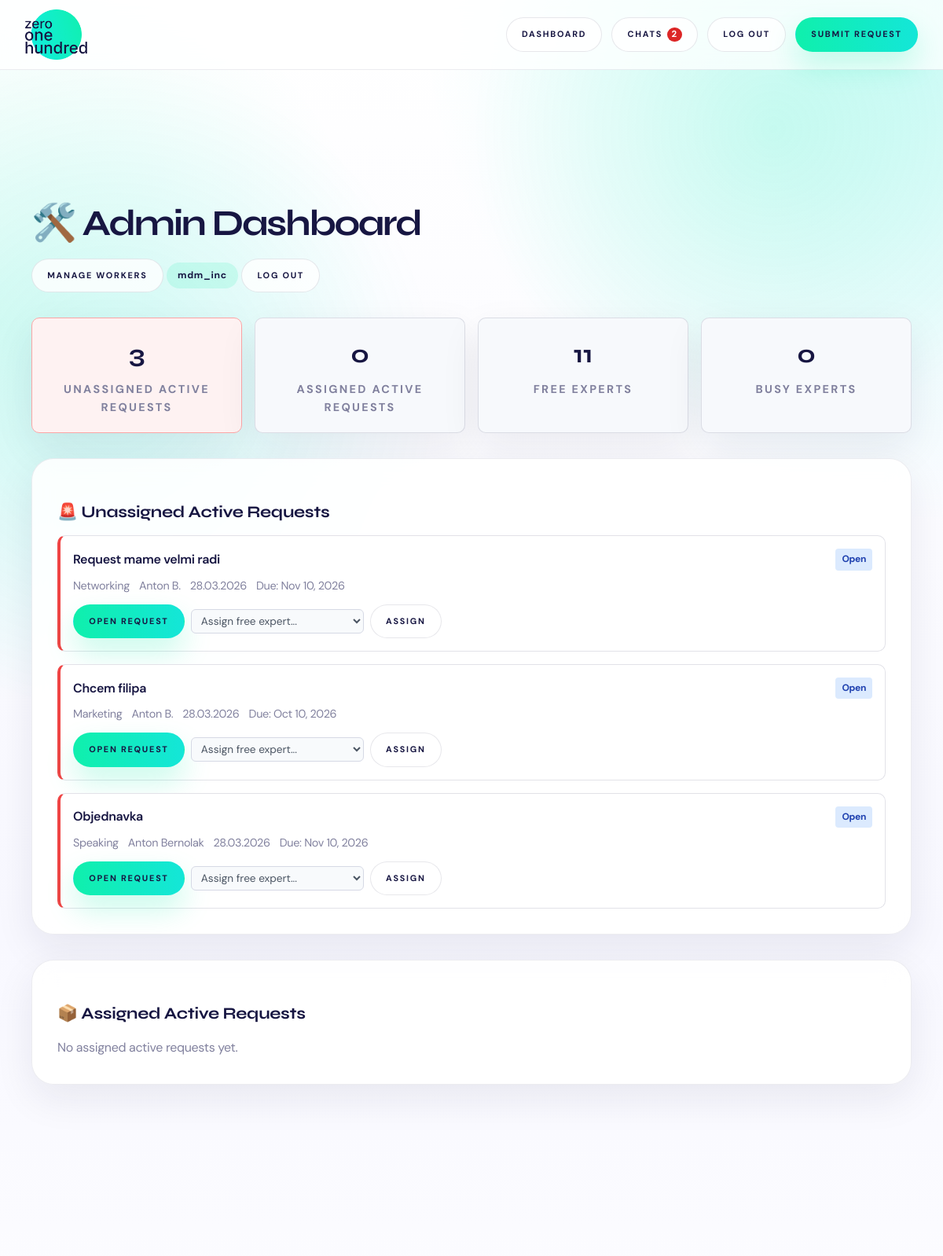
Before: /dashboard/ (signed in, upper part) with the older database file.
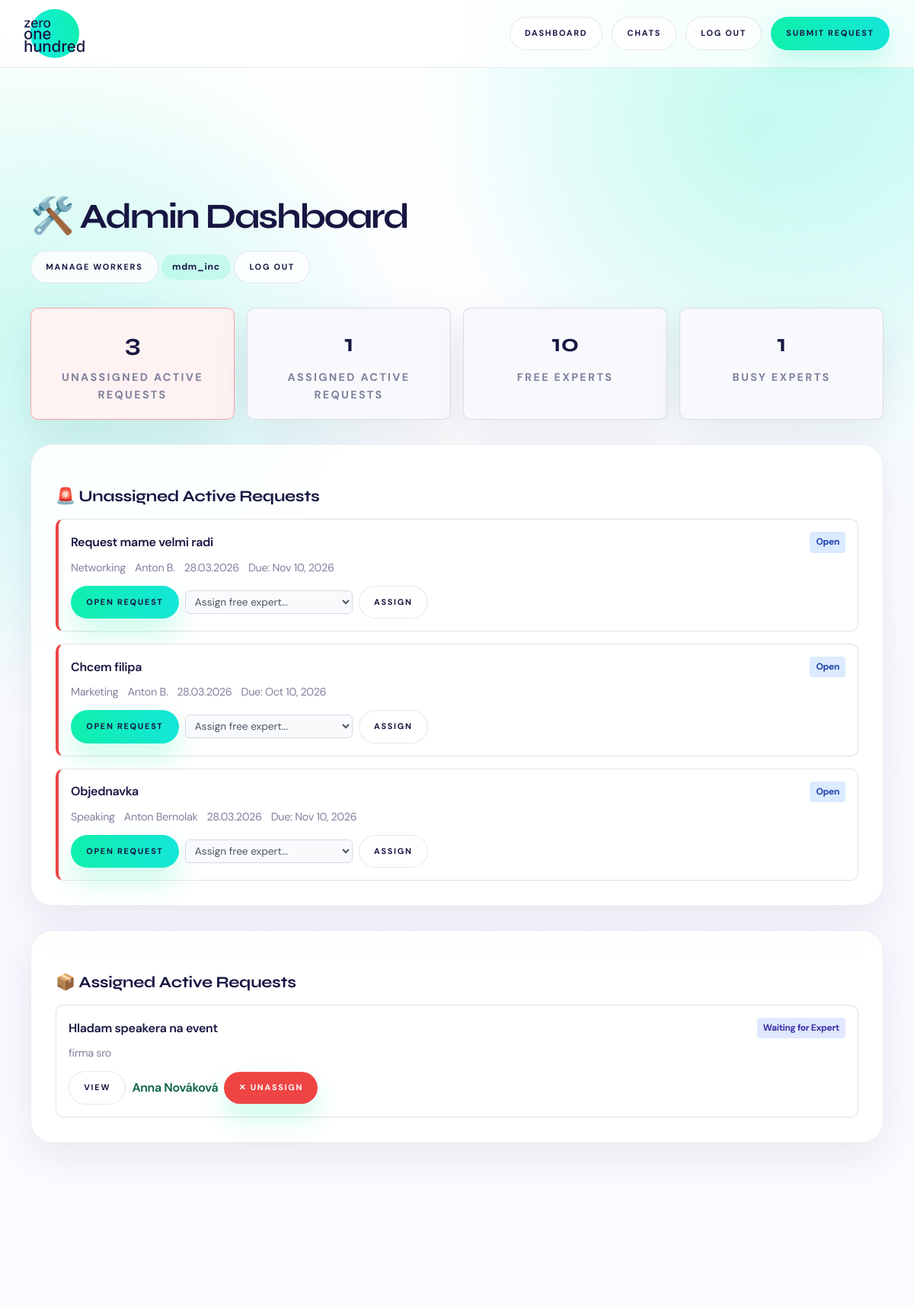
After: the same page with the newer database file.
### server/models.py (models this page shows, shortened)
class Request(models.Model):
    STATUS_CHOICES = [
        ('open', 'Open'),
        ('in_review', 'In Review'),
        ('waiting_expert', 'Waiting for Expert'),
        ('in_progress', 'In Progress'),
        ('resolved', 'Resolved'),
        ('rejected', 'Rejected'),
    ]
    PRIORITY_CHOICES = [
        ('low', 'Low'),
        ('medium', 'Medium'),
        ('high', 'High'),
        ('critical', 'Critical'),
    ]
    REQUESTER_TYPE_CHOICES = [
        ('corporate', 'Corporate'),
        ('startup', 'Startup'),
        ('investor', 'Investor'),
        ('service_provider', 'Service Provider'),
        ('community_member', 'Community Member'),
    ]
    EXPERIENCE_LEVEL_CHOICES = [
        ('junior', 'Junior'),
        ('mid', 'Mid'),
        ('senior', 'Senior'),
        ('lead', 'Lead'),
    ]
    title = models.CharField(max_length=200)
    description = models.TextField()
    is_corporate = models.BooleanField(default=False)
    company_name = models.CharField(max_length=255, blank=True)
    company_email = models.EmailField(blank=True)
    due_date = models.DateField(null=True, blank=True)
    target_skills = models.ManyToManyField(Skill, blank=True, related_name='target_requests')
    required_languages = models.ManyToManyField(Language, blank=True, related_name='required_by_requests')
    target_experience = models.CharField(max_length=20, choices=EXPERIENCE_LEVEL_CHOICES, blank=True)
    requester_name = models.CharField(max_length=200)
    requester_email = models.EmailField()
    requester_phone = models.CharField(max_length=20, blank=True)
    requester_type = models.CharField(
        max_length=20,
        choices=REQUESTER_TYPE_CHOICES,
        default='community_member'
    )
    category = models.ForeignKey(Category, on_delete=models.SET_NULL, null=True)
    priority = models.CharField(
        max_length=20,
        choices=PRIORITY_CHOICES,
        default='medium'
    )
    status = models.CharField(
        max_length=20,
        choices=STATUS_CHOICES,
        default='open'
    )
    value_score = models.IntegerField(
        default=5,
        help_text='Impact score (1-10)'
    )
    reviewed_by = models.ForeignKey(
        User,
        on_delete=models.SET_NULL,
        null=True,
        blank=True,
        related_name='reviewed_requests'
    )
    review_notes = models.TextField(blank=True)
    submitted_by = models.ForeignKey(
        User,
        on_delete=models.SET_NULL,
        null=True,
        blank=True,
        related_name='submitted_requests'
    )
    assigned_experts = models.ManyToManyField(
        Expert,
        blank=True,
        related_name='assigned_requests'
    )
    offered_experts = models.ManyToManyField(
        Expert,
        blank=True,
        related_name='offered_requests',
        help_text='Experts who offered to help but are not assigned yet'
    )
    created_at = models.DateTimeField(auto_now_add=True)
    updated_at = models.DateTimeField(auto_now=True)
    is_resolved_by_creator = models.BooleanField(
        default=False,
        help_text='Whether the request creator has marked this as resolved/done'
    )
    creator_resolved_at = models.DateTimeField(
        null=True,
        blank=True,
        help_text='Timestamp when creator marked the request as done'
    )
    completed_by_expert = models.ForeignKey(
        Expert,
        on_delete=models.SET_NULL,
        null=True,
        blank=True,
        related_name='completed_requests',
        help_text='Expert selected by creator as the one who completed this request'
    )
    resolved_at = models.DateTimeField(null=True, blank=True)
    resolution_notes = models.TextField(blank=True)
    class Meta:
        ordering = ['-created_at']
    def get_category_display(self):
        if not self.category:
            return 'Uncategorized'
        return self.category.get_name_display()

class Category(models.Model):
    CATEGORY_CHOICES = [
        ('hiring', 'Hiring'),
        ('investment', 'Investment'),
        ('consulting', 'Consulting'),
        ('marketing', 'Marketing'),
        ('speaking', 'Speaking'),
        ('networking', 'Networking'),
        ('sales', 'Sales'),
        ('other', 'Other'),
    ]
    name = models.CharField(max_length=50, choices=CATEGORY_CHOICES, unique=True)
    description = models.TextField()
    icon = models.CharField(max_length=10, default='❓')
    class Meta:
        verbose_name_plural = "Categories"

class Expert(models.Model):
    AVAILABILITY_CHOICES = [
        ('high', 'High (daily)'),
        ('medium', 'Medium (weekly)'),
        ('low', 'Low (occasional)'),
    ]
    user = models.OneToOneField(User, on_delete=models.CASCADE)
    bio = models.TextField(blank=True)
    skills = models.ManyToManyField(Skill, blank=True, related_name='experts')
    languages = models.ManyToManyField(Language, blank=True, related_name='experts')
    work_experience = models.TextField(blank=True, help_text='Work experience highlights')
    rating = models.FloatField(default=0.0, help_text='Average user rating (0-5)')
    rating_count = models.IntegerField(default=0, help_text='Number of ratings')
    availability = models.CharField(
        max_length=20,
        choices=AVAILABILITY_CHOICES,
        default='medium'
    )
    is_busy = models.BooleanField(default=False, help_text='Whether expert is currently assigned to an active request')
    karma_points = models.IntegerField(default=0, help_text='Karma points earned for completed help')
    help_provided = models.IntegerField(default=0, help_text='Number of help contributions')
    profile_image = models.ImageField(upload_to='experts/', blank=True)
    created_at = models.DateTimeField(auto_now_add=True)

### server/views.py (the view, shortened to what this page needs)
# urls.py: path('dashboard/', views.dashboard, name='dashboard'),
@login_required
def dashboard(request):
    if is_tier1(request.user):
        unassigned_requests_qs = Request.objects.filter(
            status__in=ACTIVE_REQUEST_STATUSES,
            assigned_experts__isnull=True,
        ).select_related('category', 'submitted_by').prefetch_related('offered_experts__user').distinct().order_by('-created_at')
        unassigned_requests = list(unassigned_requests_qs)
        assigned_requests_qs = Request.objects.filter(
            status__in=ACTIVE_REQUEST_STATUSES,
            assigned_experts__isnull=False,
        ).prefetch_related('assigned_experts__user', 'offered_experts__user').select_related('category').distinct().order_by('-created_at')
        free_experts = Expert.objects.select_related('user').exclude(
            assigned_requests__status__in=ACTIVE_REQUEST_STATUSES
        ).order_by('-karma_points', '-help_provided').distinct()
        free_experts_list = list(free_experts)
        free_expert_ids = {expert.id for expert in free_experts_list}
        for req in unassigned_requests:
            ranked = []
            seen_ids = set()
            recommendations = compute_expert_recommendations(req, limit=max(len(free_experts_list), 20))
            for rec in recommendations:
                expert = rec.get('expert')
                if not expert or expert.id not in free_expert_ids or expert.id in seen_ids:
                    continue
                ranked.append({'expert': expert, 'score': rec.get('score', 0)})
                seen_ids.add(expert.id)
            for expert in free_experts_list:
                if expert.id in seen_ids:
                    continue
                ranked.append({'expert': expert, 'score': 0})
            req.assignable_experts = ranked
        stats = {
            'unassigned_requests_count': unassigned_requests_qs.count(),
            'assigned_requests_count': assigned_requests_qs.count(),
            'free_experts_count': free_experts.count(),
            'busy_experts_count': Expert.objects.filter(assigned_requests__status__in=ACTIVE_REQUEST_STATUSES).distinct().count(),
        }
        return render(request, 'admin_dashboard.html', {
            'stats': stats,
            'unassigned_requests': unassigned_requests,
            'assigned_requests': assigned_requests_qs,
            'free_experts': free_experts,
            'is_tier1': True,
        })

### server/chat_utils.py (called while the page is built)
def is_company_account(user):
    return bool(user and user.is_authenticated and user.is_active and (user.is_staff or user.is_superuser))

def is_chat_muted(user, chat_type, partner=None):
    return ChatMuteSetting.objects.filter(
        user=user,
        chat_type=chat_type,
        partner=partner,
        is_muted=True,
    ).exists()

def _last_read_at(user, chat_type, partner=None):
    state = ChatReadState.objects.filter(
        user=user,
        chat_type=chat_type,
        partner=partner,
    ).first()
    if state:
        return state.last_read_at
    return None

### server/context_processors.py (called while the page is built)
def chat_nav_badge(request):
    user = getattr(request, 'user', None)
    if not user or not user.is_authenticated or not is_company_account(user):
        return {
            'chats_unread_count': 0,
            'chats_has_unread': False,
        }
    unread_count = get_unread_chat_count(user)
    return {
        'chats_unread_count': unread_count,
        'chats_has_unread': unread_count > 0,
    }

### server/views.py (called while the page is built)
def is_tier1(user):
    return bool(user and user.is_active and user.is_superuser)

### server/templates/admin_dashboard.html (shortened to what the changed rows need)
{% extends "base.html" %}
{% block content %}
<div class="container">
    <section class="section">
        <div class="d-flex justify-between align-center mb-4">
            <div>
                <h1>{% if is_tier1 %}🛠️ Admin Dashboard{% else %}🗂️ Worker Dashboard{% endif %}</h1>
            </div>
        </div>
        <div class="stats mb-4">
            <div class="stat-item">
                <div class="stat-number">{{ stats.assigned_requests_count }}</div>
                <div class="stat-label">Assigned Active Requests</div>
            </div>
            <div class="stat-item">
                <div class="stat-number">{{ stats.free_experts_count }}</div>
                <div class="stat-label">Free Experts</div>
            </div>
            <div class="stat-item">
                <div class="stat-number">{{ stats.busy_experts_count }}</div>
                <div class="stat-label">Busy Experts</div>
            </div>
        </div>
        <div class="card mb-4" id="non-assigned">
            <div class="card-body">
                {% if unassigned_requests %}
                <div class="requests-list">
                    {% for req in unassigned_requests %}
                    <div class="request-item request-item-critical">
                        <div class="request-header">
                            <div class="request-title">
                                <a href="{% url 'request_detail' req.id %}">{{ req.title }}</a>
                            </div>
                            <div class="request-status status-{{ req.status }}">
                                {{ req.get_status_display }}
                            </div>
                        </div>
                        <div class="request-meta">
                            <span class="category">{{ req.get_category_display }}</span>
                            <span class="requester">{{ req.requester_name }}</span>
                            <span class="date">{{ req.created_at|date:"d.m.Y" }}</span>
                            {% if req.due_date %}
                            <span class="due-date">Due: {{ req.due_date|date:"M j, Y" }}</span>
                            {% endif %}
                        </div>
                        <div class="request-actions request-actions-inline">
                            <a href="{% url 'request_detail' req.id %}" class="btn btn-sm btn-primary">Open request</a>
                            <form method="post" action="{% url 'admin_assign_expert' req.id %}" class="inline assign-form">
                                <select name="expert_id" class="assign-select" required>
                                    <option value="">Assign free expert...</option>
                                </select>
                                <button type="submit" class="btn btn-sm btn-outline">Assign</button>
                            </form>
                        </div>
                    </div>
                    {% endfor %}
                </div>
                {% else %}
                <p class="text-muted">No unassigned active requests.</p>
                {% endif %}
            </div>
        </div>
        <div class="card">
            <div class="card-body">
                {% if assigned_requests %}
                <div class="requests-list">
                    {% for req in assigned_requests %}
                    <div class="request-item">
                        <div class="request-header">
                            <div class="request-title">
                                <a href="{% url 'request_detail' req.id %}">{{ req.title }}</a>
                            </div>
                            <div class="request-status status-{{ req.status }}">{{ req.get_status_display }}</div>
                        </div>
                        <div class="request-meta">
                            <span class="requester">{{ req.requester_name }}</span>
                        </div>
                        <div class="request-actions">
                            <a href="{% url 'request_detail' req.id %}" class="btn btn-sm btn-outline">View</a>
                            {% for expert in req.assigned_experts.all %}
                            <span class="expert-assigned">{{ expert.user.get_full_name|default:expert.user.username }}</span>
                            <form method="post" action="{% url 'admin_unassign_expert' req.id %}" style="margin:0;">
                                <button type="submit" class="btn btn-sm btn-danger" onclick="return confirm('Unassign {{ expert.user.get_full_name|default:expert.user.username }}?')">✕ Unassign</button>
                            </form>
                            {% endfor %}
                        </div>
                    </div>
                    {% endfor %}
                </div>
                {% else %}
                <p class="text-muted">No assigned active requests yet.</p>
                {% endif %}
            </div>
        </div>
    </section>
</div>
{% endblock %}

Changed rows visible on the page:
added Request: title "Hladam speakera na event", status "Waiting for Expert", requester_name "firma sro", shown under "📦 Assigned Active Requests"
now on this page (row edited): Expert: user.get_full_name "Anna Nováková"
Other visible differences:
{{ stats.assigned_requests_count }}: "0" → "1"
{{ stats.free_experts_count }}: "11" → "10"
{{ stats.busy_experts_count }}: "0" → "1"
{{ chats_unread_count }}: "2" → (not shown)
text no longer shown: "No assigned active requests yet."
